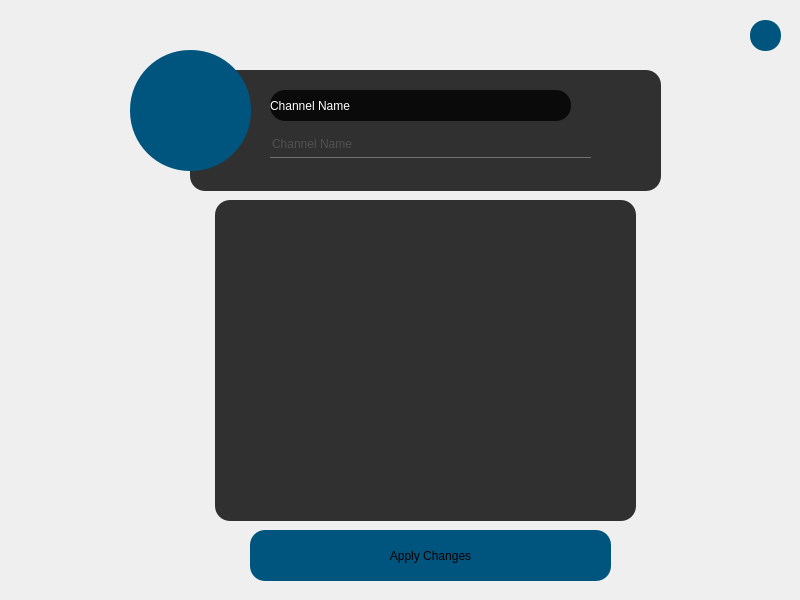
<?xml version="1.0" encoding="UTF-8"?>
<ui version="4.0">
 <class>NewChannel</class>
 <widget class="QDialog" name="NewChannel">
  <property name="geometry">
   <rect>
    <x>0</x>
    <y>0</y>
    <width>800</width>
    <height>600</height>
   </rect>
  </property>
  <property name="windowTitle">
   <string>Dialog</string>
  </property>
  <property name="styleSheet">
   <string notr="true">QDialog{
background-image: url(:/new/prefix1/image/iStock-697020460-scaled.jpg);
}

QFrame{
background:rgba(0,0,0,0.8);
border-radius:15px;
}

QToolButton{
border-radius:60px;
background-color: rgb(0, 85, 127);
}


QToolButton:hover{
background-color: rgb(0, 0, 127);
}


QLineEdit{
background:transparent;
border:none;
color:#717072;
border-bottom: 1px solid #717072;
font: 12pt &quot;Segoe UI&quot;;
}

QPushButton{
border-radius:15px;
background-color: rgb(0, 85, 127);
font: 900 14pt &quot;Segoe UI Black&quot;;
}


QPushButton:hover{
background-color: rgb(0, 0, 127);
}

QLabel{
color:white;
border-radius:15px;
font: 900 14pt &quot;Segoe UI Black&quot;;
}
</string>
  </property>
  <widget class="QFrame" name="frame">
   <property name="geometry">
    <rect>
     <x>190</x>
     <y>70</y>
     <width>471</width>
     <height>121</height>
    </rect>
   </property>
   <property name="frameShape">
    <enum>QFrame::StyledPanel</enum>
   </property>
   <property name="frameShadow">
    <enum>QFrame::Raised</enum>
   </property>
   <widget class="QLabel" name="label">
    <property name="geometry">
     <rect>
      <x>80</x>
      <y>20</y>
      <width>301</width>
      <height>31</height>
     </rect>
    </property>
    <property name="text">
     <string>Channel Name</string>
    </property>
   </widget>
   <widget class="QLineEdit" name="lineEdit">
    <property name="geometry">
     <rect>
      <x>80</x>
      <y>60</y>
      <width>321</width>
      <height>28</height>
     </rect>
    </property>
    <property name="placeholderText">
     <string>Channel Name</string>
    </property>
   </widget>
  </widget>
  <widget class="QToolButton" name="toolButton">
   <property name="geometry">
    <rect>
     <x>130</x>
     <y>50</y>
     <width>121</width>
     <height>121</height>
    </rect>
   </property>
   <property name="text">
    <string/>
   </property>
   <property name="icon">
    <iconset resource="images.qrc">
     <normaloff>:/new/prefix1/image/3566345.png</normaloff>:/new/prefix1/image/3566345.png</iconset>
   </property>
   <property name="iconSize">
    <size>
     <width>70</width>
     <height>704</height>
    </size>
   </property>
  </widget>
  <widget class="QPushButton" name="pushButton">
   <property name="geometry">
    <rect>
     <x>750</x>
     <y>20</y>
     <width>31</width>
     <height>31</height>
    </rect>
   </property>
   <property name="styleSheet">
    <string notr="true">QPushButton:hover{
background-color: rgb(255, 0, 0);
}
</string>
   </property>
   <property name="text">
    <string/>
   </property>
   <property name="icon">
    <iconset resource="images.qrc">
     <normaloff>:/new/prefix1/image/7043665.png</normaloff>:/new/prefix1/image/7043665.png</iconset>
   </property>
   <property name="iconSize">
    <size>
     <width>30</width>
     <height>30</height>
    </size>
   </property>
  </widget>
  <widget class="QListWidget" name="listWidget">
   <property name="geometry">
    <rect>
     <x>215</x>
     <y>200</y>
     <width>421</width>
     <height>321</height>
    </rect>
   </property>
  </widget>
  <widget class="QPushButton" name="pushButton_2">
   <property name="geometry">
    <rect>
     <x>250</x>
     <y>530</y>
     <width>361</width>
     <height>51</height>
    </rect>
   </property>
   <property name="text">
    <string>Apply Changes</string>
   </property>
  </widget>
 </widget>
 <resources>
  <include location="images.qrc"/>
 </resources>
 <connections/>
</ui>
